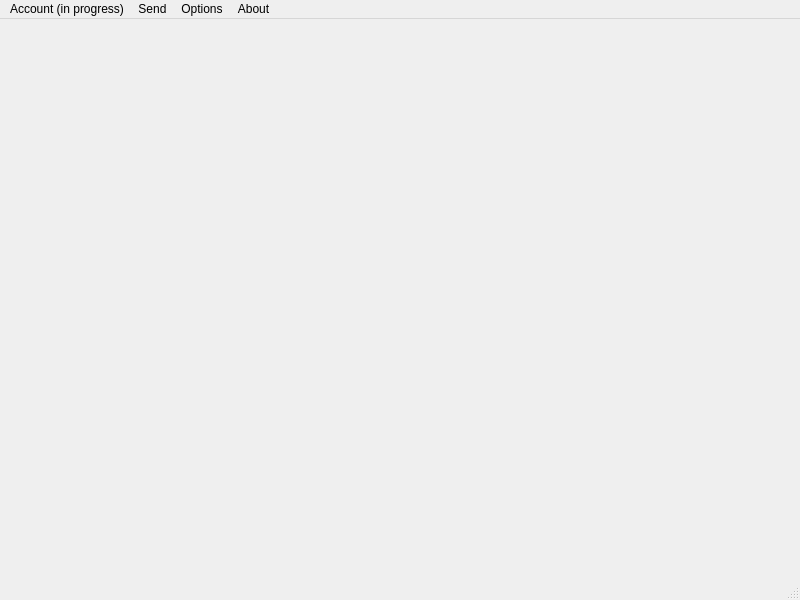
<?xml version="1.0" encoding="UTF-8"?>
<ui version="4.0">
 <class>MainWindow</class>
 <widget class="QMainWindow" name="MainWindow">
  <property name="geometry">
   <rect>
    <x>0</x>
    <y>0</y>
    <width>800</width>
    <height>600</height>
   </rect>
  </property>
  <property name="windowTitle">
   <string>MainWindow</string>
  </property>
  <widget class="QWidget" name="centralwidget"/>
  <widget class="QMenuBar" name="menubar">
   <property name="geometry">
    <rect>
     <x>0</x>
     <y>0</y>
     <width>800</width>
     <height>22</height>
    </rect>
   </property>
   <widget class="QMenu" name="menuAccount">
    <property name="title">
     <string>Account (in progress)</string>
    </property>
    <addaction name="actionAdd_new_account"/>
    <addaction name="actionSwitch_between_accounts"/>
    <addaction name="actionManage_accounts"/>
    <addaction name="actionLog_out"/>
   </widget>
   <widget class="QMenu" name="menuSend">
    <property name="title">
     <string>Send</string>
    </property>
    <addaction name="actionFile"/>
   </widget>
   <widget class="QMenu" name="menuOptions">
    <property name="title">
     <string>Options</string>
    </property>
    <widget class="QMenu" name="menuProtocol">
     <property name="title">
      <string>Frequency set</string>
     </property>
     <addaction name="actionAudible_Normal"/>
     <addaction name="actionAudible_Fast"/>
     <addaction name="actionLow_frequency"/>
     <addaction name="actionMonotone_experimental"/>
     <addaction name="actionCustom_in_progress"/>
    </widget>
    <widget class="QMenu" name="menuTransmission_speed">
     <property name="title">
      <string>Transmission speed</string>
     </property>
     <addaction name="actionNormal_reliable"/>
     <addaction name="actionFast_less_reliable"/>
     <addaction name="actionFastest_least_reliable"/>
    </widget>
    <addaction name="menuProtocol"/>
    <addaction name="menuTransmission_speed"/>
   </widget>
   <widget class="QMenu" name="menuAbout">
    <property name="title">
     <string>About</string>
    </property>
    <addaction name="actionInfo"/>
    <addaction name="actionQuit"/>
   </widget>
   <addaction name="menuAccount"/>
   <addaction name="menuSend"/>
   <addaction name="menuOptions"/>
   <addaction name="menuAbout"/>
  </widget>
  <widget class="QStatusBar" name="statusbar"/>
  <action name="actionInfo">
   <property name="text">
    <string>Info</string>
   </property>
  </action>
  <action name="actionQuit">
   <property name="text">
    <string>Quit</string>
   </property>
  </action>
  <action name="actionAdd_new_account">
   <property name="text">
    <string>Add new account</string>
   </property>
  </action>
  <action name="actionSwitch_between_accounts">
   <property name="text">
    <string>Switch between accounts</string>
   </property>
  </action>
  <action name="actionManage_accounts">
   <property name="text">
    <string>Manage accounts</string>
   </property>
  </action>
  <action name="actionLog_out">
   <property name="text">
    <string>Log out</string>
   </property>
  </action>
  <action name="actionFile">
   <property name="text">
    <string>File</string>
   </property>
  </action>
  <action name="actionAudible_Normal">
   <property name="text">
    <string>Audible</string>
   </property>
  </action>
  <action name="actionAudible_Fast">
   <property name="text">
    <string>Ultrasound</string>
   </property>
  </action>
  <action name="actionLow_frequency">
   <property name="text">
    <string>Low frequency</string>
   </property>
  </action>
  <action name="actionMonotone_experimental">
   <property name="text">
    <string>Monotone (experimental)</string>
   </property>
  </action>
  <action name="actionCustom_in_progress">
   <property name="text">
    <string>Custom (in progress)</string>
   </property>
  </action>
  <action name="actionNormal_reliable">
   <property name="text">
    <string>Normal / reliable</string>
   </property>
  </action>
  <action name="actionFast_less_reliable">
   <property name="text">
    <string>Fast / less reliable</string>
   </property>
  </action>
  <action name="actionFastest_least_reliable">
   <property name="text">
    <string>Fastest / least reliable</string>
   </property>
  </action>
 </widget>
 <resources/>
 <connections/>
</ui>
